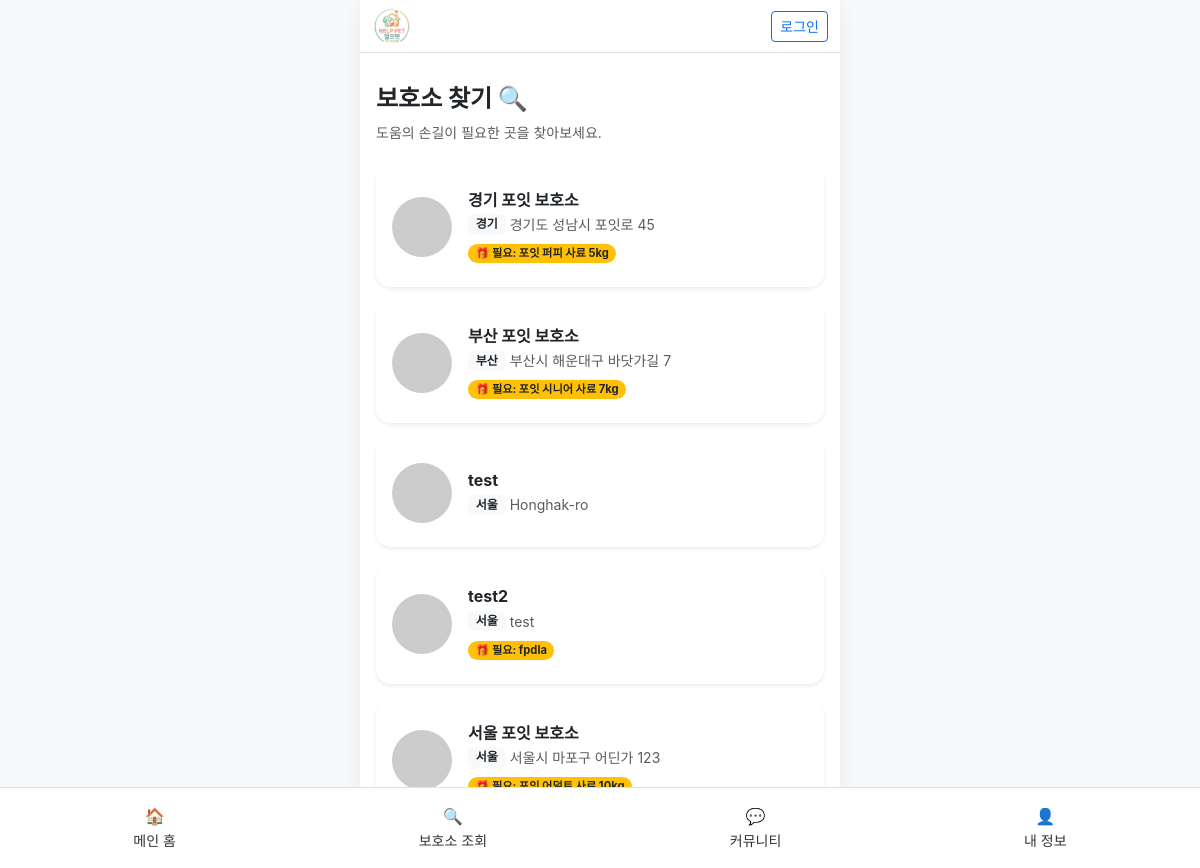
The page /shelter/ on the database as committed earlier.
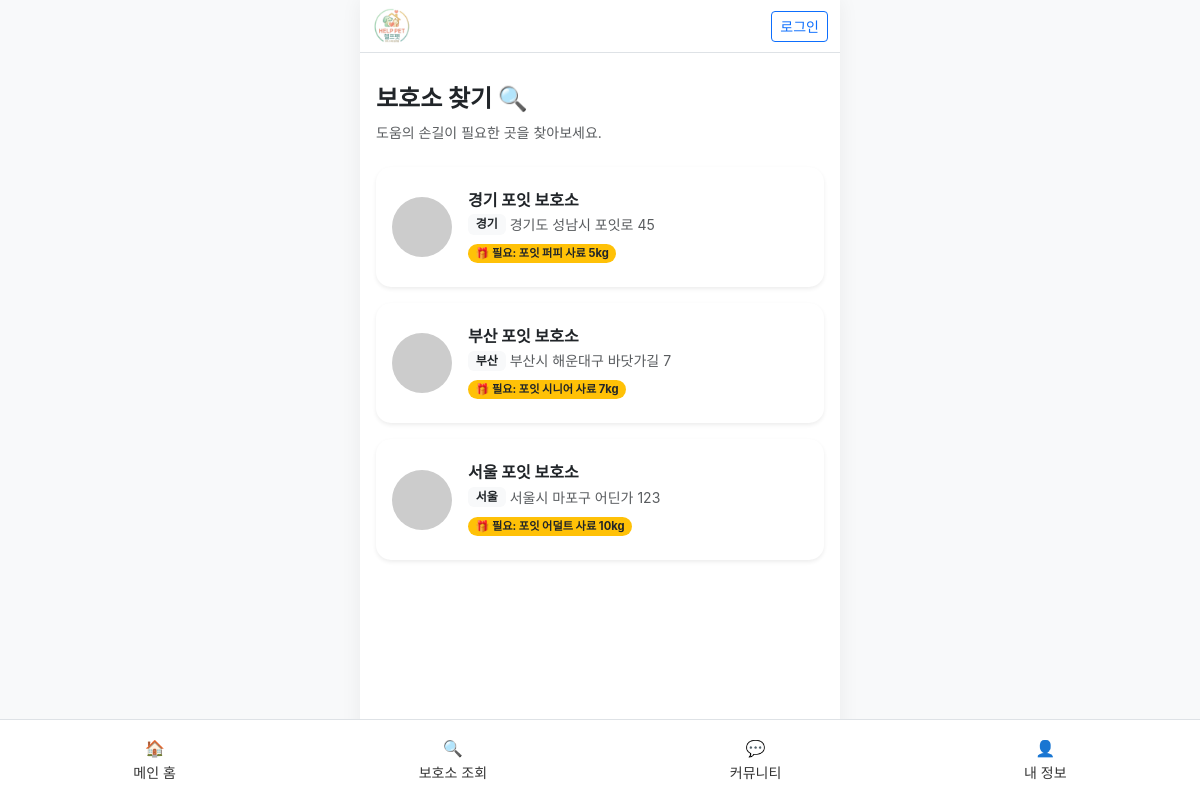
The same page on the database as committed later.
### shelter/models.py (models this page shows, shortened)
class Shelter(models.Model):
    REGION_CHOICES = [
        ('서울', '서울'), ('부산', '부산'), ('대구', '대구'), ('인천', '인천'), ('광주', '광주'),
        ('대전', '대전'), ('울산', '울산'), ('세종', '세종'), ('경기', '경기'), ('강원', '강원'),
        ('충북', '충북'), ('충남', '충남'), ('전북', '전북'), ('전남', '전남'), ('경북', '경북'),
        ('경남', '경남'), ('제주', '제주'),
    ]
    name = models.CharField(max_length=100, verbose_name="보호소명")
    region = models.CharField(max_length=20, choices=REGION_CHOICES, default='서울', verbose_name="지역")
    address = models.CharField(max_length=200, verbose_name="주소")
    phone = models.CharField(max_length=20, blank=True, verbose_name="연락처")
    description = models.TextField(verbose_name="보호소소개")
    image = models.ImageField(upload_to='shelters/', verbose_name="보호소이미지", blank=True, null=True)
    target_product = models.ForeignKey(Product, on_delete=models.SET_NULL, null=True, blank=True, verbose_name="필요사료")

class Product(models.Model):
    name = models.CharField(max_length=100, verbose_name="사료명")
    price = models.IntegerField(verbose_name="가격")
    image = models.ImageField(upload_to='products/', verbose_name="사료이미지")
    description = models.TextField(verbose_name="사료설명")
    weight_kg = models.FloatField(default=1.0, verbose_name="포장 무게(kg)")

### shelter/views.py (the view)
# urls.py: path('', views.shelter_list, name='shelter_list'),
def shelter_list(request):
    shelters = Shelter.objects.all().order_by('region', 'name')
    return render(request, 'shelter_list.html', {'shelters': shelters})

### templates/shelter_list.html (shortened to what this page needs)
{% extends 'base.html' %}
{% block content %}
<div class="py-3">
    <div class="mb-4">
        <h4 class="fw-bold">보호소 찾기 🔍</h4>
        <p class="text-muted small">도움의 손길이 필요한 곳을 찾아보세요.</p>
    </div>
    <div class="list-group list-group-flush">
        {% for shelter in shelters %}
        <a href="{% url 'shelter_detail' shelter.id %}" class="list-group-item list-group-item-action border-0 px-0 mb-3 shadow-sm" style="border-radius: 15px; overflow: hidden;">
            <div class="d-flex align-items-center p-3">
                <div class="flex-shrink-0">
                    <img src="https://placehold.co/80x80?text=Shelter" class="rounded-circle" style="width: 60px; height: 60px; object-fit: cover;">
                </div>
                <div class="flex-grow-1 ms-3">
                    <h6 class="fw-bold mb-1 text-dark">{{ shelter.name }}</h6>
                    <div class="d-flex align-items-center">
                        <span class="badge bg-light text-dark me-1">{{ shelter.get_region_display }}</span>
                        <span class="text-muted small">{{ shelter.address|truncatechars:18 }}</span>
                    </div>
                    {% if shelter.target_product %}
                    <div class="mt-1">
                        <span class="badge rounded-pill bg-warning text-dark" style="font-size: 0.7rem;">
                            🎁 필요: {{ shelter.target_product.name }}
                        </span>
                    </div>
                    {% endif %}
                </div>
            </div>
        </a>
        {% empty %}
        <div class="text-center py-5">
            <p class="text-muted">아직 등록된 보호소가 없습니다.</p>
        </div>
        {% endfor %}
    </div>
</div>
{% endblock %}

Rows that differ between the two databases and show on the page:
removed Shelter: name "test", region "서울", address "Honghak-ro"
removed Shelter: name "test2", region "서울", address "test", target_product.name "fpdla"
